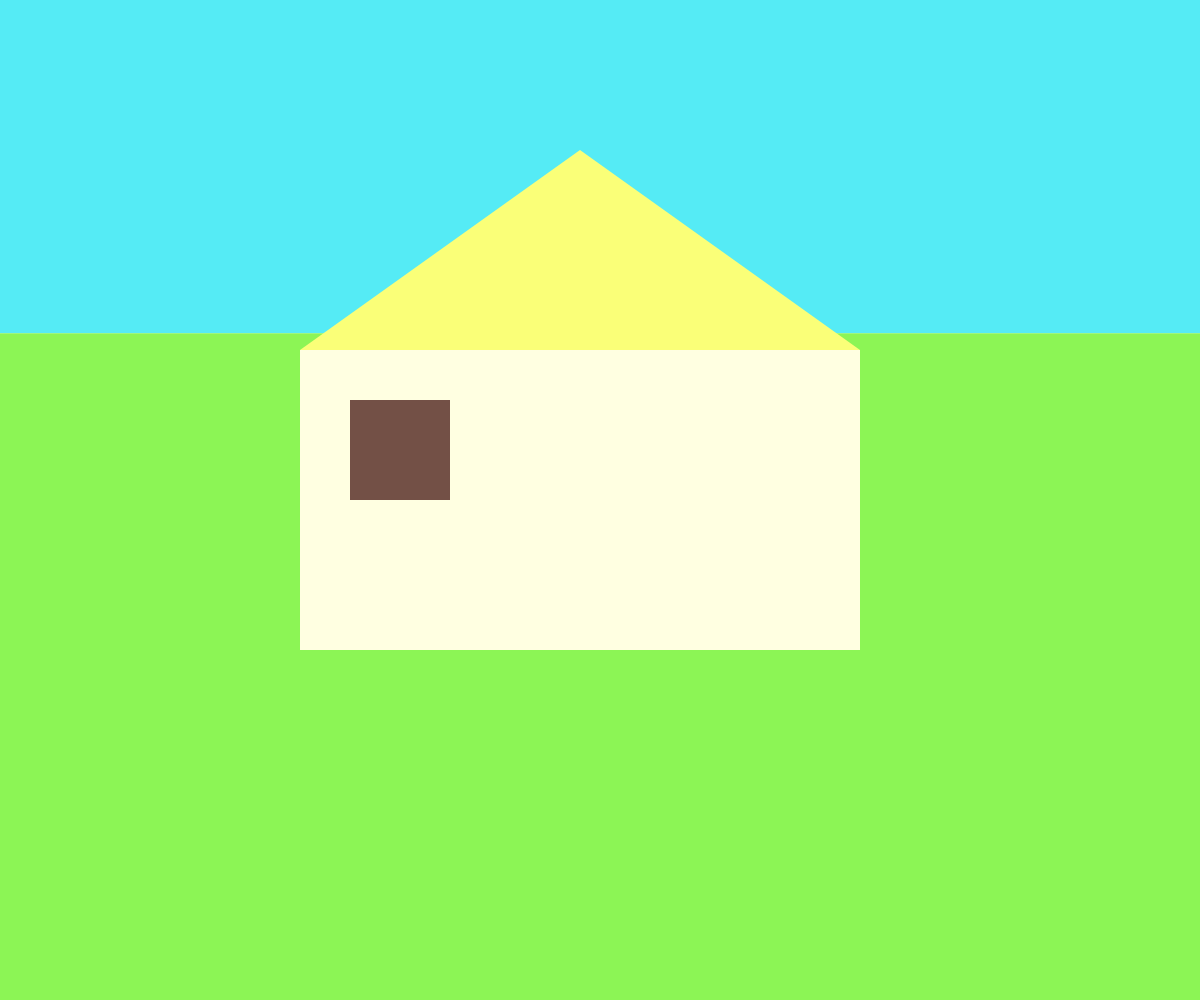
Frame 1 (no input)
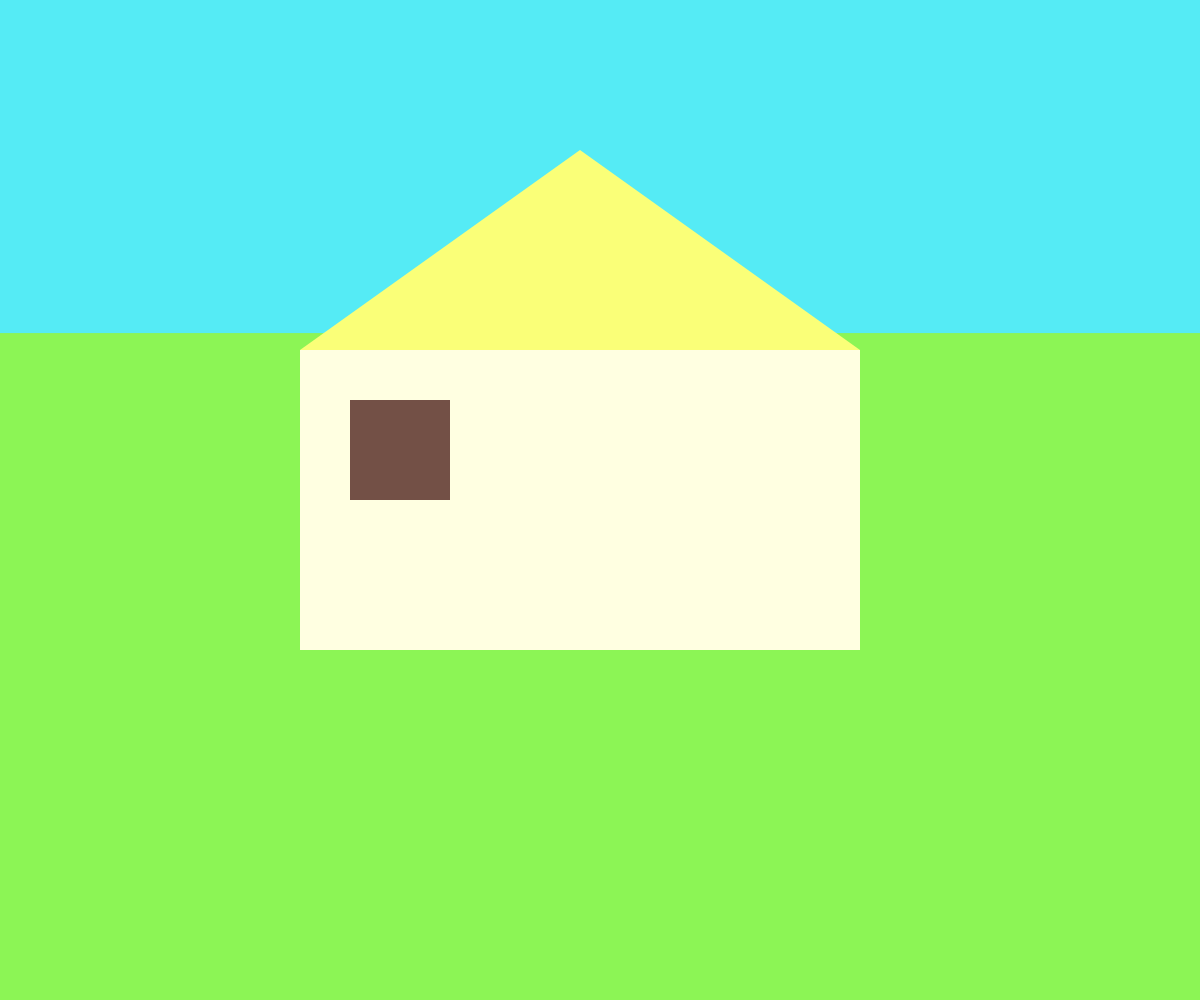
Frame 60 (no input)
Frame 120 (the mouse pressed at the canvas centre since frame 60): identical to frame 60, image omitted

The p5.js sketch that drew these frames (run headless with seeded random() and noise() and a simulated clock; from frame 60 on, the mouse is pressed at the canvas centre):

// p5.js sketch
// ── sketch.js
var skyHeight;
var grassHeight;

function setup() {
    createCanvas(windowWidth, windowHeight);

    skyHeight = windowHeight/3;
    grassHeight = 2 * (windowHeight/3);
  }
  
  function draw() {
    //sky
    noStroke();
    fill(85, 235, 245);
    rect(0, 0, windowWidth, skyHeight);

    //grass
    fill(140, 245, 85);
    rect(0, skyHeight, windowWidth, grassHeight);

    //houseroof
    fill(250,255,120);
    triangle(300, 350, 580, 150, 860, 350);
    //housewall
    fill(255,255,225);
    rect(300, 350, 560, 300);

    //window1
    fill(115,80,70);
    rect(350, 400, 100, 100);
    //window
    fill(115,80,70);
    rect(350, 400, 100, 100);
  }
